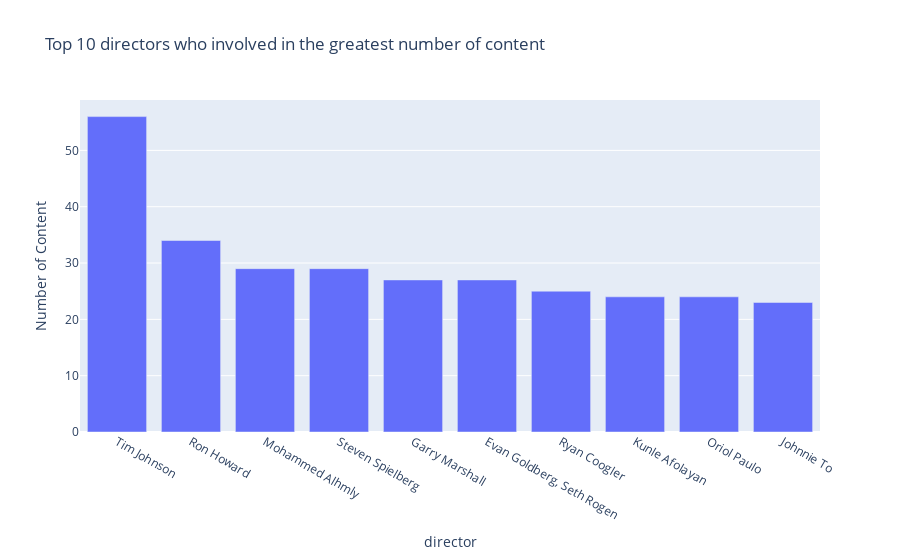

Source (notebook cell):
### Markdown cell above
### Que 9: Create a visualization (Plot is your choice) for Top 10 directors who involved in the greatest number of content.

### Code cell
filtered_df = merged_imdb_netflix_df.dropna(subset=["director", "title"])

top_director = filtered_df.groupby('director',as_index=False)['title'].count().sort_values('title', ascending=False).head(10)
fig = px.bar(top_director,x='director',y='title',labels={'title':'Number of Content'},title='Top 10 directors who involved in the greatest number of content')
fig.show()

### Figure 1 — Plotly figure (JSON) as saved in the notebook; plotly's stock layout.template omitted (floating-point values rounded to 4 significant figures)
{"data": [{"alignmentgroup": "True", "hovertemplate": "director=%{x}<br>Number of Content=%{y}<extra></extra>", "legendgroup": "", "marker": {"color": "#636efa", "pattern": {"shape": ""}}, "name": "", "offsetgroup": "", "orientation": "v", "showlegend": false, "textposition": "auto", "type": "bar", "x": ["Tim Johnson", "Ron Howard", "Mohammed Alhmly", "Steven Spielberg", "Garry Marshall", "Evan Goldberg, Seth Rogen", "Ryan Coogler", "Kunle Afolayan", "Oriol Paulo", "Johnnie To"], "xaxis": "x", "y": [56, 34, 29, 29, 27, 27, 25, 24, 24, 23], "yaxis": "y"}], "layout": {"barmode": "relative", "legend": {"tracegroupgap": 0}, "title": {"text": "Top 10 directors who involved in the greatest number of content"}, "xaxis": {"anchor": "y", "domain": [0, 1], "title": {"text": "director"}}, "yaxis": {"anchor": "x", "domain": [0, 1], "title": {"text": "Number of Content"}}}}
